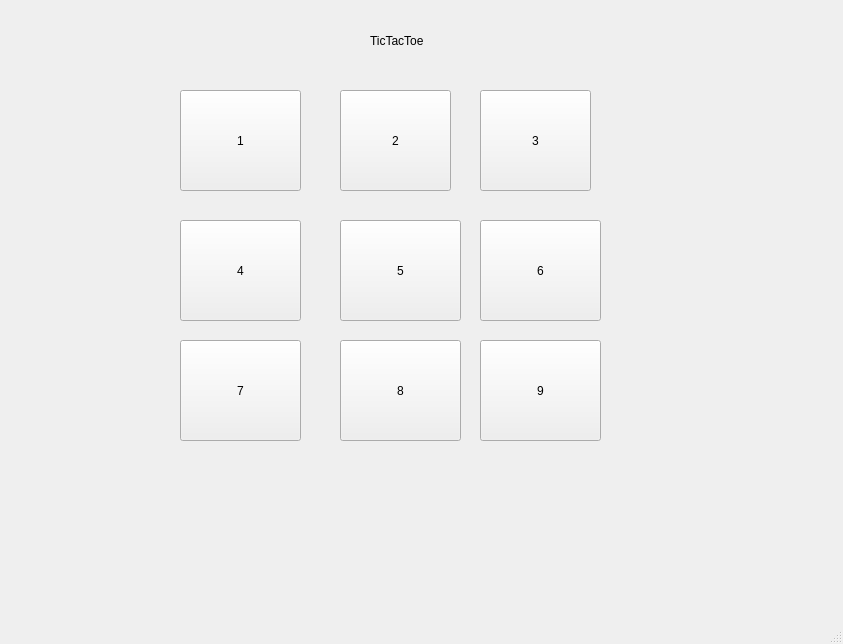
<?xml version="1.0" encoding="UTF-8"?>
<ui version="4.0">
 <class>MainWindow</class>
 <widget class="QMainWindow" name="MainWindow">
  <property name="geometry">
   <rect>
    <x>0</x>
    <y>0</y>
    <width>843</width>
    <height>644</height>
   </rect>
  </property>
  <property name="windowTitle">
   <string>MainWindow</string>
  </property>
  <widget class="QWidget" name="centralwidget">
   <widget class="QPushButton" name="one">
    <property name="geometry">
     <rect>
      <x>180</x>
      <y>90</y>
      <width>121</width>
      <height>101</height>
     </rect>
    </property>
    <property name="cursor">
     <cursorShape>PointingHandCursor</cursorShape>
    </property>
    <property name="text">
     <string>1</string>
    </property>
   </widget>
   <widget class="QPushButton" name="two">
    <property name="geometry">
     <rect>
      <x>340</x>
      <y>90</y>
      <width>111</width>
      <height>101</height>
     </rect>
    </property>
    <property name="cursor">
     <cursorShape>PointingHandCursor</cursorShape>
    </property>
    <property name="text">
     <string>2</string>
    </property>
   </widget>
   <widget class="QPushButton" name="three">
    <property name="geometry">
     <rect>
      <x>480</x>
      <y>90</y>
      <width>111</width>
      <height>101</height>
     </rect>
    </property>
    <property name="cursor">
     <cursorShape>PointingHandCursor</cursorShape>
    </property>
    <property name="text">
     <string>3</string>
    </property>
   </widget>
   <widget class="QPushButton" name="four">
    <property name="geometry">
     <rect>
      <x>180</x>
      <y>220</y>
      <width>121</width>
      <height>101</height>
     </rect>
    </property>
    <property name="cursor">
     <cursorShape>PointingHandCursor</cursorShape>
    </property>
    <property name="text">
     <string>4</string>
    </property>
   </widget>
   <widget class="QPushButton" name="five">
    <property name="geometry">
     <rect>
      <x>340</x>
      <y>220</y>
      <width>121</width>
      <height>101</height>
     </rect>
    </property>
    <property name="cursor">
     <cursorShape>PointingHandCursor</cursorShape>
    </property>
    <property name="text">
     <string>5</string>
    </property>
   </widget>
   <widget class="QPushButton" name="six">
    <property name="geometry">
     <rect>
      <x>480</x>
      <y>220</y>
      <width>121</width>
      <height>101</height>
     </rect>
    </property>
    <property name="cursor">
     <cursorShape>PointingHandCursor</cursorShape>
    </property>
    <property name="text">
     <string>6</string>
    </property>
   </widget>
   <widget class="QPushButton" name="seven">
    <property name="geometry">
     <rect>
      <x>180</x>
      <y>340</y>
      <width>121</width>
      <height>101</height>
     </rect>
    </property>
    <property name="cursor">
     <cursorShape>PointingHandCursor</cursorShape>
    </property>
    <property name="text">
     <string>7</string>
    </property>
   </widget>
   <widget class="QPushButton" name="eight">
    <property name="geometry">
     <rect>
      <x>340</x>
      <y>340</y>
      <width>121</width>
      <height>101</height>
     </rect>
    </property>
    <property name="cursor">
     <cursorShape>PointingHandCursor</cursorShape>
    </property>
    <property name="text">
     <string>8</string>
    </property>
   </widget>
   <widget class="QPushButton" name="nine">
    <property name="geometry">
     <rect>
      <x>480</x>
      <y>340</y>
      <width>121</width>
      <height>101</height>
     </rect>
    </property>
    <property name="cursor">
     <cursorShape>PointingHandCursor</cursorShape>
    </property>
    <property name="text">
     <string>9</string>
    </property>
   </widget>
   <widget class="QLabel" name="label">
    <property name="geometry">
     <rect>
      <x>370</x>
      <y>30</y>
      <width>71</width>
      <height>21</height>
     </rect>
    </property>
    <property name="cursor">
     <cursorShape>IBeamCursor</cursorShape>
    </property>
    <property name="text">
     <string>TicTacToe</string>
    </property>
   </widget>
  </widget>
  <widget class="QStatusBar" name="statusbar"/>
 </widget>
 <resources/>
 <connections/>
</ui>
